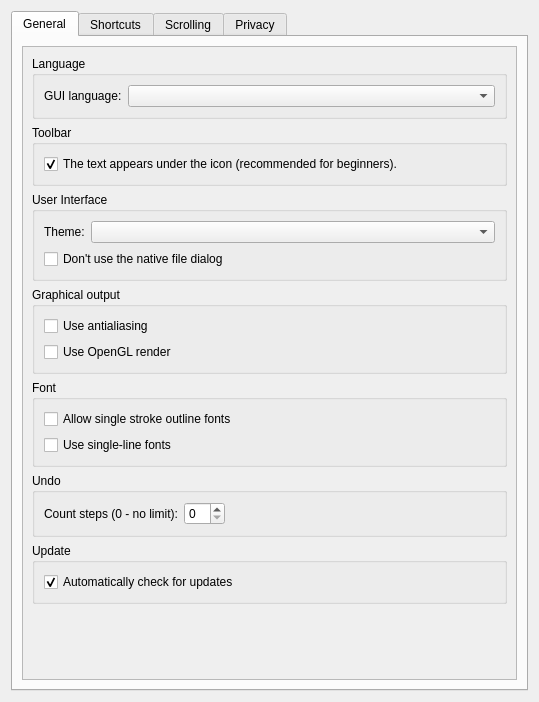
<?xml version="1.0" encoding="UTF-8"?>
<ui version="4.0">
 <class>PuzzlePreferencesConfigurationPage</class>
 <widget class="QWidget" name="PuzzlePreferencesConfigurationPage">
  <property name="geometry">
   <rect>
    <x>0</x>
    <y>0</y>
    <width>539</width>
    <height>702</height>
   </rect>
  </property>
  <property name="windowTitle">
   <string notr="true">Form</string>
  </property>
  <layout class="QVBoxLayout" name="verticalLayout">
   <item>
    <widget class="QTabWidget" name="tabWidget">
     <property name="currentIndex">
      <number>0</number>
     </property>
     <widget class="QWidget" name="tabGeneral">
      <attribute name="title">
       <string>General</string>
      </attribute>
      <layout class="QVBoxLayout" name="verticalLayout_2">
       <item>
        <widget class="QScrollArea" name="scrollArea">
         <property name="widgetResizable">
          <bool>true</bool>
         </property>
         <widget class="QWidget" name="scrollAreaWidgetContents">
          <property name="geometry">
           <rect>
            <x>0</x>
            <y>0</y>
            <width>497</width>
            <height>633</height>
           </rect>
          </property>
          <layout class="QVBoxLayout" name="verticalLayout_10">
           <item>
            <widget class="QGroupBox" name="groupBox_2">
             <property name="title">
              <string>Language</string>
             </property>
             <layout class="QFormLayout" name="formLayout">
              <property name="fieldGrowthPolicy">
               <enum>QFormLayout::AllNonFixedFieldsGrow</enum>
              </property>
              <item row="0" column="0">
               <widget class="QLabel" name="label_2">
                <property name="text">
                 <string>GUI language:</string>
                </property>
               </widget>
              </item>
              <item row="0" column="1">
               <widget class="QComboBox" name="langCombo"/>
              </item>
             </layout>
            </widget>
           </item>
           <item>
            <widget class="QGroupBox" name="groupBox_6">
             <property name="title">
              <string>Toolbar</string>
             </property>
             <layout class="QVBoxLayout" name="verticalLayout_4">
              <item>
               <widget class="QCheckBox" name="toolBarStyleCheck">
                <property name="text">
                 <string>The text appears under the icon (recommended for beginners).</string>
                </property>
                <property name="checked">
                 <bool>true</bool>
                </property>
               </widget>
              </item>
             </layout>
            </widget>
           </item>
           <item>
            <widget class="QGroupBox" name="groupBox_4">
             <property name="title">
              <string>User Interface</string>
             </property>
             <layout class="QVBoxLayout" name="verticalLayout_5">
              <item>
               <layout class="QHBoxLayout" name="horizontalLayout">
                <item>
                 <widget class="QLabel" name="label_4">
                  <property name="sizePolicy">
                   <sizepolicy hsizetype="Fixed" vsizetype="Preferred">
                    <horstretch>0</horstretch>
                    <verstretch>0</verstretch>
                   </sizepolicy>
                  </property>
                  <property name="text">
                   <string>Theme:</string>
                  </property>
                 </widget>
                </item>
                <item>
                 <widget class="QComboBox" name="comboBoxThemeMode"/>
                </item>
               </layout>
              </item>
              <item>
               <widget class="QCheckBox" name="checkBoxDontUseNativeDialog">
                <property name="text">
                 <string>Don't use the native file dialog</string>
                </property>
               </widget>
              </item>
             </layout>
            </widget>
           </item>
           <item>
            <widget class="QGroupBox" name="groupBox_3">
             <property name="title">
              <string>Graphical output</string>
             </property>
             <layout class="QVBoxLayout" name="verticalLayout_3">
              <item>
               <widget class="QCheckBox" name="graphOutputCheck">
                <property name="text">
                 <string>Use antialiasing</string>
                </property>
               </widget>
              </item>
              <item>
               <widget class="QCheckBox" name="checkBoxOpenGLRender">
                <property name="toolTip">
                 <string>Use OpenGL to render a scene.
This option will take an affect after restart.</string>
                </property>
                <property name="text">
                 <string>Use OpenGL render</string>
                </property>
                <property name="tristate">
                 <bool>false</bool>
                </property>
               </widget>
              </item>
             </layout>
            </widget>
           </item>
           <item>
            <widget class="QGroupBox" name="groupBox_10">
             <property name="title">
              <string>Font</string>
             </property>
             <layout class="QVBoxLayout" name="verticalLayout_6">
              <item>
               <widget class="QCheckBox" name="checkBoxSingleStrokeOutlineFont">
                <property name="text">
                 <string>Allow single stroke outline fonts</string>
                </property>
               </widget>
              </item>
              <item>
               <widget class="QCheckBox" name="checkBoxSingleLineFonts">
                <property name="toolTip">
                 <string>When this option is activated, the application will utilize SVG Fonts present in your system to render piece label text, instead of using outline fonts.</string>
                </property>
                <property name="text">
                 <string>Use single-line fonts</string>
                </property>
               </widget>
              </item>
             </layout>
            </widget>
           </item>
           <item>
            <widget class="QGroupBox" name="groupBox_5">
             <property name="title">
              <string>Undo</string>
             </property>
             <layout class="QFormLayout" name="formLayout_2">
              <property name="fieldGrowthPolicy">
               <enum>QFormLayout::ExpandingFieldsGrow</enum>
              </property>
              <item row="0" column="0">
               <widget class="QLabel" name="label_3">
                <property name="text">
                 <string>Count steps (0 - no limit):</string>
                </property>
               </widget>
              </item>
              <item row="0" column="1">
               <widget class="QSpinBox" name="undoCount"/>
              </item>
             </layout>
            </widget>
           </item>
           <item>
            <widget class="QGroupBox" name="groupBox_9">
             <property name="title">
              <string>Update</string>
             </property>
             <layout class="QVBoxLayout" name="verticalLayout_9">
              <item>
               <widget class="QCheckBox" name="checkBoxAutomaticallyCheckUpdates">
                <property name="toolTip">
                 <string>Automatically check for updates each time the application starts</string>
                </property>
                <property name="text">
                 <string>Automatically check for updates</string>
                </property>
                <property name="checked">
                 <bool>true</bool>
                </property>
               </widget>
              </item>
             </layout>
            </widget>
           </item>
           <item>
            <spacer name="verticalSpacer">
             <property name="orientation">
              <enum>Qt::Vertical</enum>
             </property>
             <property name="sizeHint" stdset="0">
              <size>
               <width>20</width>
               <height>40</height>
              </size>
             </property>
            </spacer>
           </item>
          </layout>
         </widget>
        </widget>
       </item>
      </layout>
     </widget>
     <widget class="QWidget" name="tabShortcuts">
      <attribute name="title">
       <string>Shortcuts</string>
      </attribute>
      <layout class="QVBoxLayout" name="verticalLayout_12">
       <item>
        <widget class="QTableWidget" name="shortcutsTable">
         <property name="editTriggers">
          <set>QAbstractItemView::NoEditTriggers</set>
         </property>
         <property name="alternatingRowColors">
          <bool>true</bool>
         </property>
         <property name="selectionMode">
          <enum>QAbstractItemView::SingleSelection</enum>
         </property>
         <property name="selectionBehavior">
          <enum>QAbstractItemView::SelectRows</enum>
         </property>
         <property name="showGrid">
          <bool>false</bool>
         </property>
         <property name="rowCount">
          <number>0</number>
         </property>
         <property name="columnCount">
          <number>2</number>
         </property>
         <attribute name="horizontalHeaderCascadingSectionResizes">
          <bool>true</bool>
         </attribute>
         <attribute name="horizontalHeaderDefaultSectionSize">
          <number>150</number>
         </attribute>
         <attribute name="horizontalHeaderHighlightSections">
          <bool>false</bool>
         </attribute>
         <attribute name="horizontalHeaderStretchLastSection">
          <bool>true</bool>
         </attribute>
         <attribute name="verticalHeaderVisible">
          <bool>false</bool>
         </attribute>
         <column>
          <property name="text">
           <string>Action</string>
          </property>
         </column>
         <column>
          <property name="text">
           <string>Shortcuts</string>
          </property>
         </column>
        </widget>
       </item>
       <item>
        <layout class="QHBoxLayout" name="horizontalLayout_5">
         <item>
          <spacer name="horizontalSpacer_2">
           <property name="orientation">
            <enum>Qt::Horizontal</enum>
           </property>
           <property name="sizeHint" stdset="0">
            <size>
             <width>40</width>
             <height>20</height>
            </size>
           </property>
          </spacer>
         </item>
         <item>
          <widget class="QPushButton" name="pushButtonRestoreDefaults">
           <property name="text">
            <string>Restore defaults</string>
           </property>
          </widget>
         </item>
        </layout>
       </item>
      </layout>
     </widget>
     <widget class="QWidget" name="tabScrolling">
      <attribute name="title">
       <string>Scrolling</string>
      </attribute>
      <layout class="QVBoxLayout" name="verticalLayout_7">
       <item>
        <widget class="QScrollArea" name="scrollArea_2">
         <property name="widgetResizable">
          <bool>true</bool>
         </property>
         <widget class="QWidget" name="scrollAreaWidgetContents_2">
          <property name="geometry">
           <rect>
            <x>0</x>
            <y>0</y>
            <width>497</width>
            <height>633</height>
           </rect>
          </property>
          <layout class="QVBoxLayout" name="verticalLayout_8">
           <item>
            <widget class="QGroupBox" name="groupBox">
             <property name="title">
              <string>Animation</string>
             </property>
             <layout class="QFormLayout" name="formLayout_3">
              <property name="fieldGrowthPolicy">
               <enum>QFormLayout::AllNonFixedFieldsGrow</enum>
              </property>
              <item row="0" column="0">
               <widget class="QLabel" name="label_8">
                <property name="text">
                 <string>Duration:</string>
                </property>
               </widget>
              </item>
              <item row="0" column="1">
               <widget class="QSpinBox" name="spinBoxDuration">
                <property name="toolTip">
                 <string>Scrolling animation duration</string>
                </property>
                <property name="suffix">
                 <string comment="milliseconds">ms</string>
                </property>
                <property name="minimum">
                 <number>100</number>
                </property>
                <property name="maximum">
                 <number>1000</number>
                </property>
                <property name="value">
                 <number>300</number>
                </property>
               </widget>
              </item>
              <item row="1" column="0">
               <widget class="QLabel" name="label_10">
                <property name="text">
                 <string>Update interval:</string>
                </property>
               </widget>
              </item>
              <item row="1" column="1">
               <widget class="QSpinBox" name="spinBoxUpdateInterval">
                <property name="toolTip">
                 <string>Time in milliseconds between each animation update</string>
                </property>
                <property name="suffix">
                 <string comment="milliseconds">ms</string>
                </property>
                <property name="minimum">
                 <number>10</number>
                </property>
                <property name="maximum">
                 <number>100</number>
                </property>
                <property name="value">
                 <number>30</number>
                </property>
               </widget>
              </item>
             </layout>
            </widget>
           </item>
           <item>
            <widget class="QGroupBox" name="groupBox_8">
             <property name="title">
              <string>Mouse scale</string>
             </property>
             <layout class="QFormLayout" name="formLayout_4">
              <property name="fieldGrowthPolicy">
               <enum>QFormLayout::AllNonFixedFieldsGrow</enum>
              </property>
              <item row="0" column="0">
               <widget class="QLabel" name="label_11">
                <property name="text">
                 <string comment="sensor mouse">Sensor:</string>
                </property>
               </widget>
              </item>
              <item row="0" column="1">
               <widget class="QDoubleSpinBox" name="doubleSpinBoxSensor">
                <property name="toolTip">
                 <string>Scale scrolling sensitivity for mouse with sensor</string>
                </property>
                <property name="minimum">
                 <double>1.000000000000000</double>
                </property>
                <property name="maximum">
                 <double>10.000000000000000</double>
                </property>
                <property name="singleStep">
                 <double>0.100000000000000</double>
                </property>
                <property name="value">
                 <double>2.000000000000000</double>
                </property>
               </widget>
              </item>
              <item row="1" column="0">
               <widget class="QLabel" name="label_12">
                <property name="text">
                 <string comment="mouse wheel">Wheel:</string>
                </property>
               </widget>
              </item>
              <item row="1" column="1">
               <widget class="QDoubleSpinBox" name="doubleSpinBoxWheel">
                <property name="toolTip">
                 <string>Scale scrolling sensitivity for mouse with wheel</string>
                </property>
                <property name="minimum">
                 <double>1.000000000000000</double>
                </property>
                <property name="maximum">
                 <double>100.000000000000000</double>
                </property>
                <property name="singleStep">
                 <double>0.100000000000000</double>
                </property>
                <property name="value">
                 <double>45.000000000000000</double>
                </property>
               </widget>
              </item>
             </layout>
            </widget>
           </item>
           <item>
            <widget class="QGroupBox" name="groupBox_7">
             <property name="title">
              <string>Scrolling</string>
             </property>
             <layout class="QFormLayout" name="formLayout_5">
              <property name="fieldGrowthPolicy">
               <enum>QFormLayout::AllNonFixedFieldsGrow</enum>
              </property>
              <item row="0" column="0">
               <widget class="QLabel" name="label_13">
                <property name="text">
                 <string>Acceleration:</string>
                </property>
               </widget>
              </item>
              <item row="0" column="1">
               <widget class="QDoubleSpinBox" name="doubleSpinBoxAcceleration">
                <property name="minimum">
                 <double>1.000000000000000</double>
                </property>
                <property name="maximum">
                 <double>10.000000000000000</double>
                </property>
                <property name="singleStep">
                 <double>0.100000000000000</double>
                </property>
                <property name="value">
                 <double>1.300000000000000</double>
                </property>
               </widget>
              </item>
             </layout>
            </widget>
           </item>
           <item>
            <spacer name="verticalSpacer_2">
             <property name="orientation">
              <enum>Qt::Vertical</enum>
             </property>
             <property name="sizeHint" stdset="0">
              <size>
               <width>20</width>
               <height>359</height>
              </size>
             </property>
            </spacer>
           </item>
          </layout>
         </widget>
        </widget>
       </item>
      </layout>
     </widget>
     <widget class="QWidget" name="tabPrivacy">
      <attribute name="title">
       <string>Privacy</string>
      </attribute>
      <layout class="QVBoxLayout" name="verticalLayout_14">
       <item>
        <widget class="QGroupBox" name="groupBox_12">
         <property name="title">
          <string>Usage statistic</string>
         </property>
         <layout class="QVBoxLayout" name="verticalLayout_13">
          <item>
           <widget class="QCheckBox" name="checkBoxSendUsageStatistics">
            <property name="text">
             <string>Send usage statistics</string>
            </property>
           </widget>
          </item>
          <item>
           <widget class="QLabel" name="label_15">
            <property name="text">
             <string>Please help to improve Valentina's quality by automatically sending usage statistics. Sent data contains &lt;span style=&quot; font-weight:700;&quot;&gt;no potentially sensitive information&lt;/span&gt; like user names, email addresses, file contents or file paths.</string>
            </property>
            <property name="wordWrap">
             <bool>true</bool>
            </property>
           </widget>
          </item>
         </layout>
        </widget>
       </item>
       <item>
        <widget class="QGroupBox" name="groupBoxCrashReports">
         <property name="title">
          <string>Crash reports</string>
         </property>
         <layout class="QVBoxLayout" name="verticalLayout_11">
          <item>
           <widget class="QCheckBox" name="checkBoxSendCrashReports">
            <property name="text">
             <string>Send automatic crash reports</string>
            </property>
           </widget>
          </item>
          <item>
           <layout class="QHBoxLayout" name="horizontalLayout_6">
            <item>
             <widget class="QLabel" name="label_7">
              <property name="text">
               <string>Email:</string>
              </property>
             </widget>
            </item>
            <item>
             <widget class="QLineEdit" name="lineEditCrashUserEmail">
             </widget>
            </item>
           </layout>
          </item>
          <item>
           <widget class="QLabel" name="label_9">
            <property name="text">
             <string>Reporting crash reports will help us make Valentina more reliable. All information is treated as confidential and is only used to improve future versions of this program. Please activate sending automatic crash reports and fill your email address (optional). If provided, we may contact you with additional information about the crash.</string>
            </property>
            <property name="wordWrap">
             <bool>true</bool>
            </property>
           </widget>
          </item>
         </layout>
        </widget>
       </item>
       <item>
        <spacer name="verticalSpacer_3">
         <property name="orientation">
          <enum>Qt::Vertical</enum>
         </property>
        </spacer>
       </item>
      </layout>
     </widget>
    </widget>
   </item>
  </layout>
 </widget>
 <resources/>
 <connections/>
</ui>
